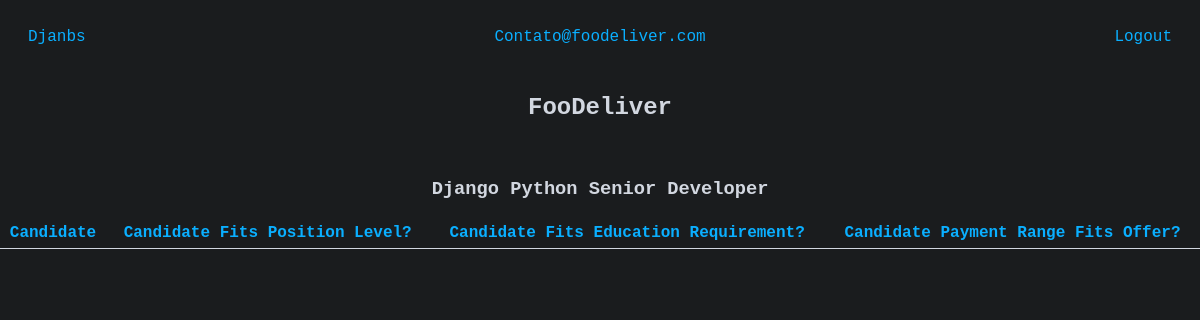
Screenshot of /details-offer/9/ (signed in) with the database file from the repository.
### djanbs/jobs/models.py (models this page shows, shortened)
class User(AbstractUser):
    username = models.CharField(max_length=50, blank=True, null=True, unique=True)
    email = models.EmailField(_('email address'), unique=True)
    USERNAME_FIELD = 'email'
    REQUIRED_FIELDS = ['username', 'password']
    is_company = models.BooleanField(default=False)
    is_candidate = models.BooleanField(default=False)
    def __str__(self):
        return self.email

class Company(models.Model):
    user = models.OneToOneField(User, null=True, on_delete=models.CASCADE)
    name = models.CharField(max_length=50, null=True)
    email = models.EmailField(null=True)
    site = models.URLField(null=True)

class JobOffer(models.Model):
    name = models.CharField(max_length=125)
    location = models.CharField(max_length=50)
    description = models.TextField(null=True)
    company = models.ForeignKey(Company, on_delete=models.CASCADE, null=True)
    payment_range = models.IntegerField(choices=PaymentRange.choices)
    education_req = models.IntegerField(choices=EducationRequirement.choices)
    position_level = models.IntegerField(choices=PositionLevel.choices)
    date_created = models.DateTimeField(auto_now_add=True, null=True)
    def __str__(self):
        return self.name

### djanbs/jobs/decorators.py (the view)
        def wrapper_func(request, *args, **kwargs):
            group = None
            if request.user.groups.exists():
                group = request.user.groups.all()[0].name # The first group
            if group in allowed_roles:
                return view_func(request, *args, **kwargs)
            else:
                return redirect('home')

### djanbs/jobs/views/views.py (called while the page is built)
@allowed_groups(allowed_roles=['company'])
def details_job_offer(request, pk):
    job_offer = JobOffer.objects.get(id=pk) # type: ignore
    if request.user.company.id == job_offer.company.id:
        offer_candidates = [
            jc for jc in JobCandidated.objects.filter(job_offer=job_offer)]
        context = {
            'job_offer': job_offer,
            'offer_candidates': offer_candidates,
            }
        return render(request, 'jobs/details-job.html', context)
    raise Http404

### djanbs/jobs/templates/jobs/details-job.html (shortened to what this page needs)
{% extends "jobs/base.html" %}
{% block content %}
<center><h2> {{ request.user.company.name }} </h2></center>
<br>
<center><h3> {{ job_offer }} </h3></center>
<table>
<tr class="blue">
    <th>Candidate</th>
    <th>Candidate Fits Position Level?</th>
    <th>Candidate Fits Education Requirement?</th>
    <th>Candidate Payment Range Fits Offer?</th>
</tr>
</table>
{% endblock content %}

### djanbs/jobs/templates/jobs/base.html (shortened to what this page needs)
<!DOCTYPE html>
{% load static %}
<html>
	<head>
        <link rel="stylesheet" type="text/css" href="{% static 'jobs/style.css' %}"/>
	</head>
	<body>
        <div class="topbar">
            <a href="{% url 'home' %}">Djanbs</a>
            {% if user.is_authenticated %}
            <a class="ralign" href="{% url 'profile' %}">{{ user|capfirst }}</a>
            <a class="ralign logoutred" href="{% url 'logout' %}">Logout</a>
            {% endif %}
        </div>
        {% block content %}
        {% endblock content %}
	</body>
</html>

### djanbs/jobs/static/jobs/style.css (style rules this page uses)
:root { --light: #d2d7e0; --dark: #1A1C1E; --darker: #141517; --blue: #0aafff; --red: #D74545; --darkred: #9C1A1A; }
body { background-color: var(--dark); color: var(--light); max-width: 1200px; margin: auto; font-family: monospace; font-size: 16px; }
table { width: 100%; border-collapse: collapse; margin: auto; }
th, td { border-bottom: 0.05em solid var(--light); padding: 6px; text-align: center; }
a { text-decoration: none; }
.topbar, .topbar a { padding: 14px; color: var(--blue); clear: both; display: flex; justify-content: right; }
.ralign { margin-right: 0px; margin-left: auto; }
.logoutred { color: var(--red); }
.blue { color: var(--blue); }

### rows the page displays
User: email "Contato@foodeliver.com", user.company.name "FooDeliver"
JobOffer: name "Django Python Senior Developer"
